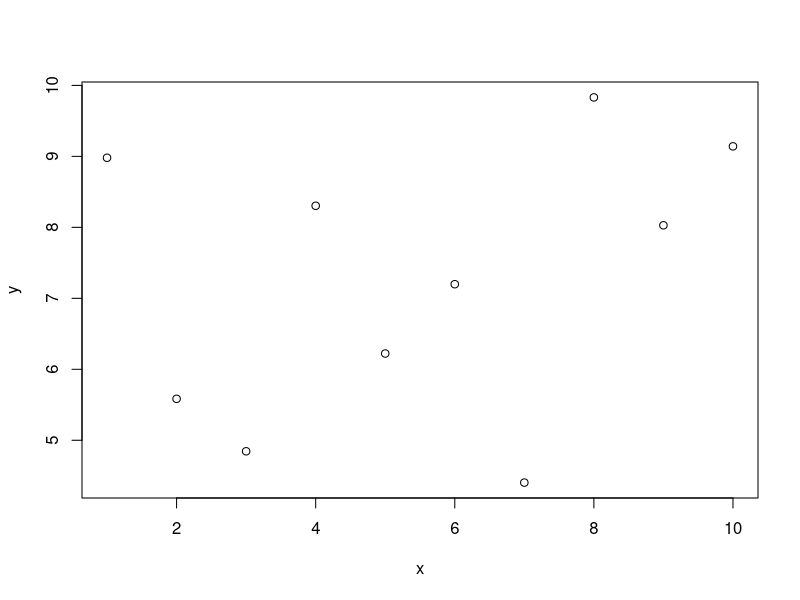
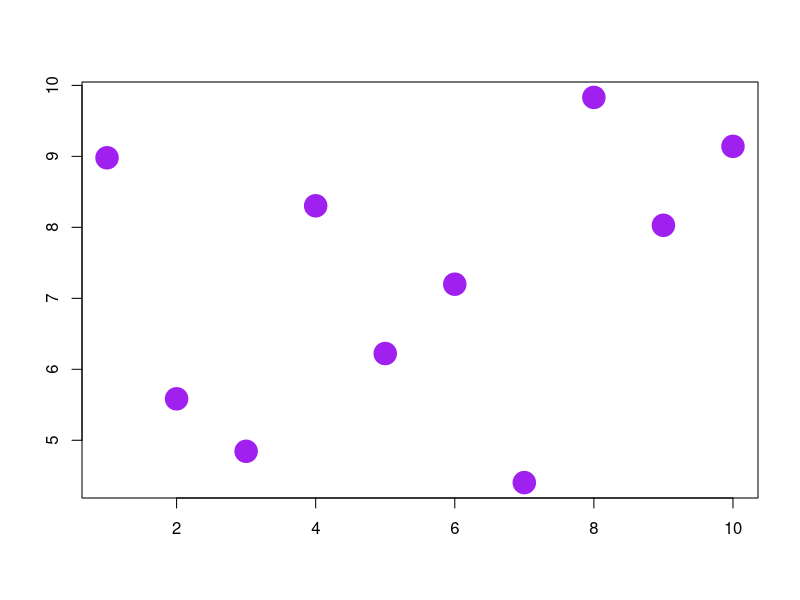
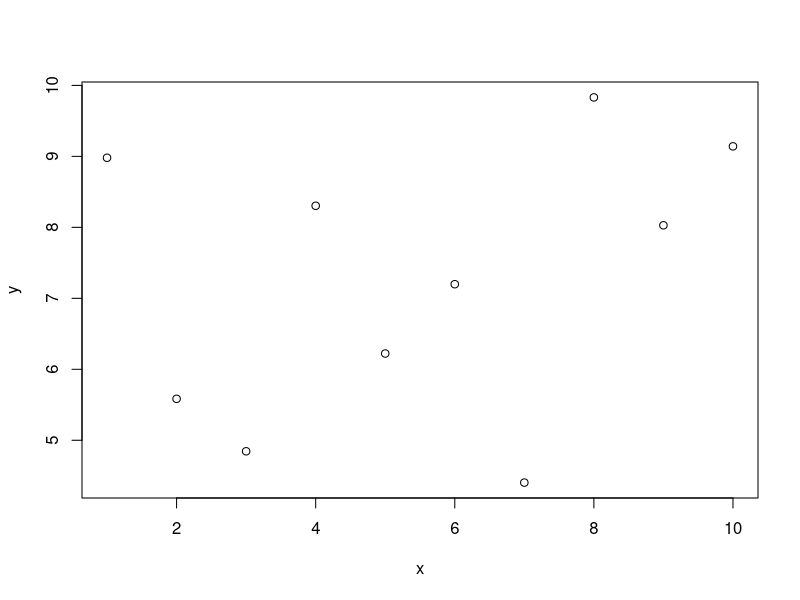
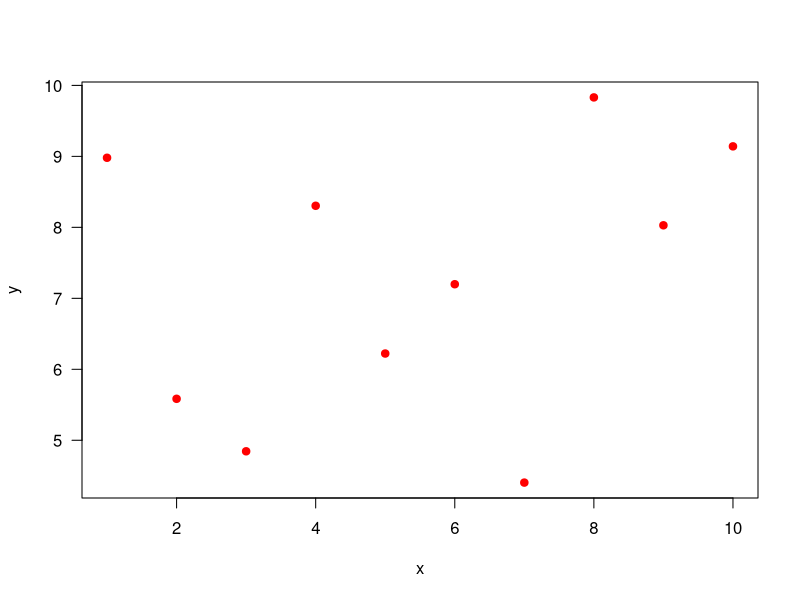
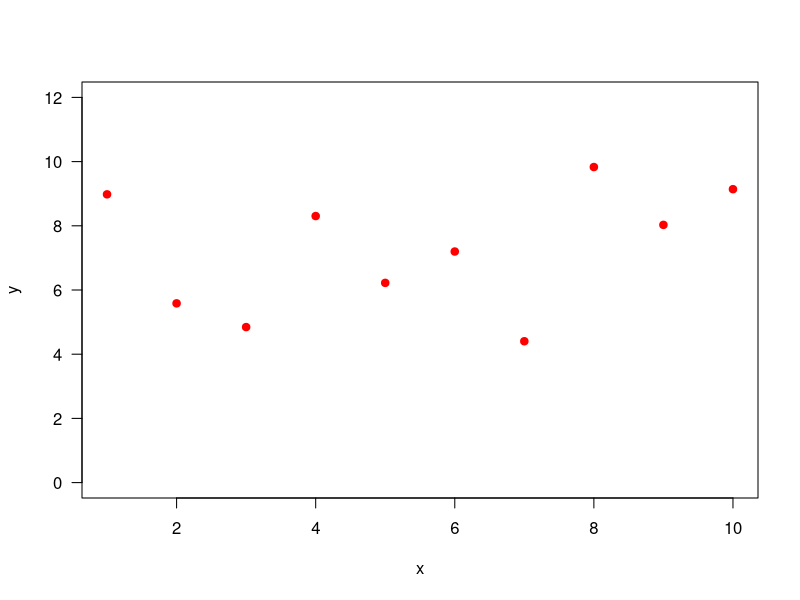
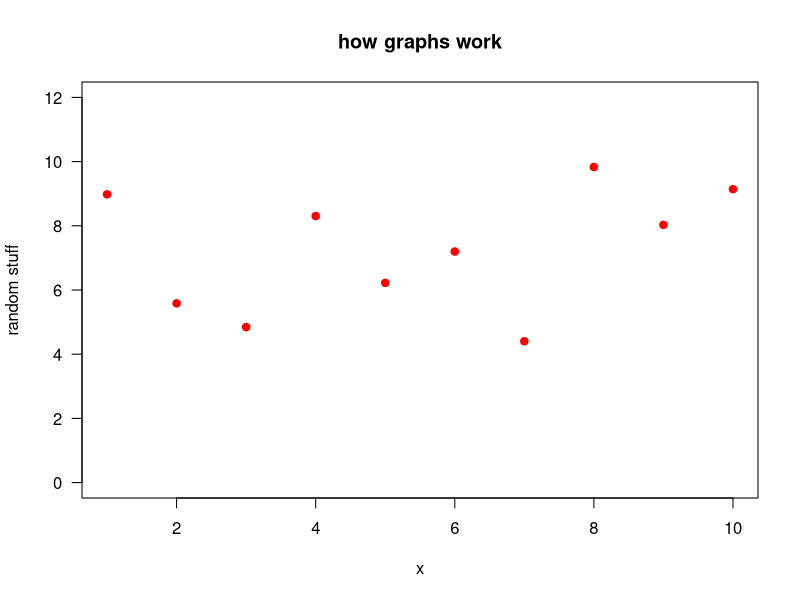
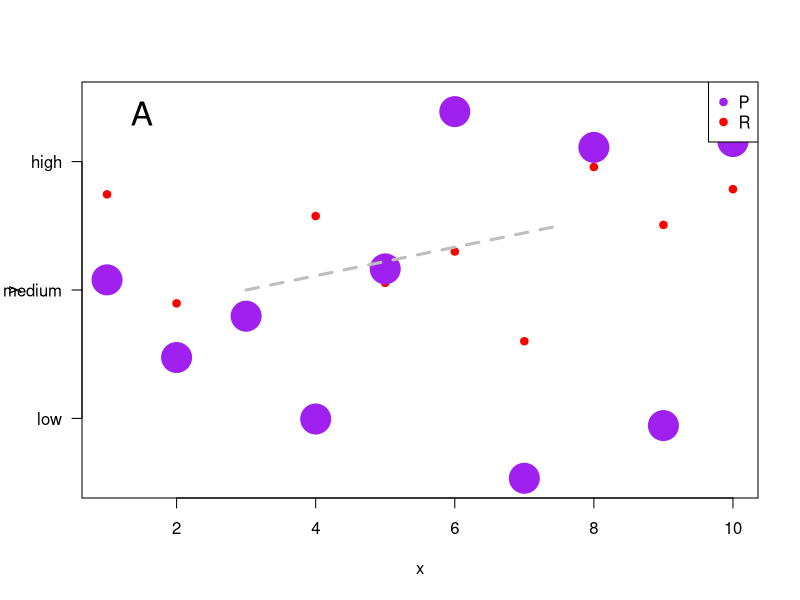
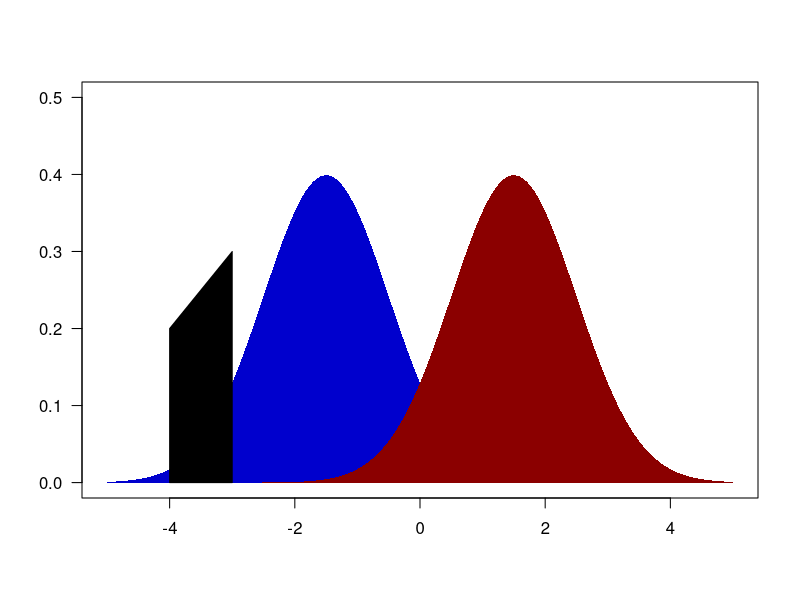

Source code (R) for these figures, in order:
#
#
# several graphing scripts
# 1) dot plot from scratch
# 2) use polygon()
# 3) multipanel using par(fig())
# 4) strip chart from scratch
# 
#

# ------------------------------------------------------------------------------
# --- 1) dot plot from scratch -----
# Building a graph from scratch
# To show how R allows you to customise your graphs


# --- SIMULATE DATA ---
# vector for the x values: 
# the () around x <- c(1:10) makes R show the output
(x <- c(1:10))

# a set of 10 random numbers between 3 and 10 
(y <- runif(10, 3,10))

# --- start plotting -------
# lets plot this 
plot(x,y)


# what does R really do?
# ADVANCED: trick to get the min and max values for the x and y axis
xlim <- range(x)
ylim <- range(y)

diff(xlim)

# plot an empty plot
plot(NA,  ylim = ylim, xlim = xlim, xlab = "", ylab = "", xaxt = "n", yaxt = "n", bty = "n")  # 

# draw linea round the plotting are (set by the xlim and ylim as defined above)
box()


# R basically provides you with a frame to draw on
# let's draw the same points as in the plot(x,y)
points(x,y)

# add a single point
points(x, y, pch = 19, col = "purple", cex = 3)

# add axis
axis(1) ; axis(2)
# hopefully this gives you an idea about the moudaliry of an R plot.
# many of the different components can be customised
# in the next section I show how you can do some fun changes to your plot
# to make it much better than the standard version


# --- MAKING THE GRAPH ---
# lets use plot and take control over the plotting
plot(x,y)

# how can we manipulate this?
# use ? to see what the plot function has to offer
?plot
# for many tweaks such as line and symbol types, check
?par

# I dislike the orientation of the y labes, change to horizontal (las = 1)
# also, like the circle to be filled (pch = 19) and red (col = red)
plot(x, y, las = 1, pch = 19, col = "red")

# R by default determines the sizes of the axis, but we can set this
# y axis is too short ylim = c(0, 12)
plot(x,y, las = 1, pch = 19, ylim = c(0,12), col = "red")

# don't like the y label, use ylab = (or xlab for the x-axis, main for the main title)
plot(x,y, las = 1, pch = 19, ylim = c(0, 12), col = "red", ylab= "random stuff", main="how graphs work")


#to many tickmarks for my taste. R lets you suppress any axis (xaxt = "n" for xor yaxt for y) and determines yourself 
# how you like it using axis() 
plot(x, y, las = 1, pch = 19, ylim = c(0, 12), col = "red", yaxt = "n")
# ok, axis ticks and labels gone
# let's make my own. First argument gives which axis you want: 1 = x, 2=y,3 top, 4 right side
axis(2,c(2,6, 10), labels = c("low","medium","high"), las = 1)

# lets add some more data
y2 <- runif(10, 0,12)
# make sure this still falls with the range as set by ylim!!!
# lets plot y2 againts x (make sure this has the same number of entries (use length()))
# and make them nice and big (use lwd) 
points(x, y2, pch = 19, col = "purple", cex = 4)

# we can add a line wherever we'd like
lines(c(3, 7.5), c(6, 8), col= "grey", lwd = 3, lty = "dashed")

# this is panel A, so we like to have an A in the left top. at coordinates 1.5, 11.5
# but pretty big! (use cex (1 is standard))
text(1.5, 11.5, "A", cex = 2)

# add a rather random legend (just to show how it works)
legend("topright", c("P", "R"), pch = c(19, 19), col = c("purple", "red"))

# ------------------------------------------------------------------------------
# --- 2) use polygon() ----

# --- function to draw a gaussian curve ---
gaussian <- function(x, offset) {
	1/sqrt(2 * pi) * exp(-0.5 * (x-offset) ^ 2)
	}
# --- end of function declaration ---
	
# --- variables for the figure	
x <- seq(-5, 5, 0.01)					# sequence of x values
colours <- c("#0000CD", "#8B0000")		# colours
alpha <- c("FF")						# transparency
lwd  <- 2.3								# thickness of line
xlim <- c(-5, 5)							# range for x-axis
ylim <- c(0, 0.5)						# range for y-axis

# postition of the mean of the gaussians
offset <- c(-1.5, 1.5)

# --- start the plotting routine ----
plot(NA, ylim = ylim, xlim = xlim,  xlab="",ylab="", type = "l", lwd = lwd, col = paste(colours[1], alpha, sep =""), las = 1)

# first gaussian
polygon(c(x[1], x, x[length(x)]), c(0, gaussian(x, offset[1]), 0), col = paste(colours[1], alpha, sep = ""), border = NA)

# second gaussian
polygon(c(x[1], x, x[length(x)]),c(0, gaussian(x, offset[2]), 0), col = paste(colours[2], alpha, sep = ""), border = NA)


# lets add a point object to the figure
polygon(c(rep(-4, 2), rep(-3, 2)), c(0, 0.2, 0.3, 0), col = "black")
# --- end of code ----


# ------------------------------------------------------------------------------
# --- 3) multipanels -------
# example to show plot area 
# show use of multi panel
#
#

dims <- c(5, 8)
col.t <- c("blue", "red")

# ------------------------------------------------------------------------------
# NOTE: once you define the par(), R remembers this
# so if you make a multipanel with different
# number of rows for example, you got to set it back to
# par(mfrow = c(1,1)) to get the standard 'one plot'

pdf("general.layout2b.pdf", width = dims[1], height = dims[2] )
par(mar = c(4, 4, 3, 2), oma = c(3, 3, 3, 3))
y <- x <- c(1:10)
xlim.t <- range(x)
ylim.t <- range(y)
#plot(NA, xlim = xlim.t, ylim = ylim.t, ylab = "", xlab = "", xaxt = "n", yaxt = "n")
plot(NA, xlim = xlim.t, ylim = ylim.t)

text((0.5 * xlim.t[2]), (0.5 * ylim.t[2]), "PLOT AREA")

mtext("PLOT MARGIN (mar = c(4, 4, 3, 2))", side = 3, line = 1, col = col.t[1])
box("figure", col = col.t[1])
mtext("l = 0", side = 3, line = 0, col = col.t[1], adj = 1)
mtext("l = 1", side = 3, line = 1, col = col.t[1], adj = 1)
mtext("l = 2", side = 3, line = 2, col = col.t[1], adj = 1)
#mtext("l = 3", side = 3, line = 3, col = col.t[1], adj = 1)

mtext("OUTER MARGIN (oma = c(3, 3, 3, 3))", side = 1, line = 1, col = col.t[2], outer = TRUE)
box("outer", col = col.t[2])
mtext("l = 0", side = 1, line = 0, col = col.t[2], adj = 1, outer = TRUE)
mtext("l = 1", side = 1, line = 1, col = col.t[2], adj = 1,outer = TRUE)
mtext("l = 2", side = 1, line = 2, col = col.t[2], adj = 1, outer = TRUE)
#mtext("l = 3", side = 1, line = 2.5, col = col.t[2], adj = 1, outer = TRUE)
box("outer", col = col.t[2])
dev.off()



# ------------------------------------------------------------------------------
# --- multiple panels ---


# two rows, one column
par(mfcol = c(2,1))

par(oma = c(3, 3, 3, 3))

# first plot
par(mar = c(3, 3, 3, 3))
plot(NA, xlim = xlim.t, ylim = ylim.t, ylab = "", xlab = "", xaxt = "n", yaxt = "n")
text((0.5 * xlim.t[2]), (0.5 * ylim.t[2]), "PLOT 1")
box("figure", col = col.t[1])
mtext("PLOT 1 MARGIN (mar = c(3, 3, 3, 3))", side = 3, line = 1, col = col.t[1])


# plot 2
par(mar = c(2, 1.5, 4, 0))
plot(NA, xlim = xlim.t, ylim = ylim.t, ylab = "", xlab = "", xaxt = "n", yaxt = "n")
text((0.5 * xlim.t[2]), (0.5 * ylim.t[2]), "PLOT 2")
box("figure", col = col.t[1])
box("outer", col = col.t[2])
mtext("PLOT 2 MARGIN (mar = c(2, 1.5, 4, 0))", side = 3, line = 1, col = col.t[1])

#
mtext("OUTER MARGIN (oma = c(3, 3, 3, 3))", side = 3, line = 1, col = col.t[2], outer = TRUE)

# --- multipanel using par(fig()) -----

# fig() takes coordinates of the corners of the plotting region (mar)
# relative to the whole plotting region (oma)
# fig  takes c(x1, x2, y1, y2)

# quartz()
par(oma = c(1, 1, 1, 1))

par(fig = c(0, 0.5, 0, 1), mar = c(3, 3, 3, 3), xpd = NA)
plot(NA, xlim = xlim.t, ylim = ylim.t, ylab = "", xlab = "", xaxt = "n", yaxt = "n")
text((0.5 * xlim.t[2]), (0.5 * ylim.t[2]), "PLOT 1")
box("figure", col = col.t[1])
mtext("PLOT 1 MARGIN (mar = c(3, 3, 3, 3))", side = 3, line = 1, col = col.t[1])

par(new = TRUE, fig = c(0.5, 1, 0, 0.5))
plot(NA, xlim = xlim.t, ylim = ylim.t, ylab = "", xlab = "", xaxt = "n", yaxt = "n")
text((0.5 * xlim.t[2]), (0.5 * ylim.t[2]), "PLOT 2")
box("figure", col = col.t[1])
box("outer", col = col.t[2])


par(new = TRUE, fig = c(0.55, 0.95, 0.6, 0.95), mar = c(1, 2, 1, 1))
plot(NA, xlim = xlim.t, ylim = ylim.t, ylab = "", xlab = "", xaxt = "n", yaxt = "n")
text((0.5 * xlim.t[2]), (0.5 * ylim.t[2]), "PLOT 3")
box("figure", col = col.t[1])
box("outer", col = col.t[2])


mtext("OUTER MARGIN (oma = c(1, 1, 1, 1))", side = 3, line = 0, col = col.t[2], outer = TRUE)
# ------------------------------------------------------------------------------


# ------------------------------------------------------------------------------
# --- 4) a strip chart from scratch 

# make some data
y <- runif(10, 2, 10)
gr.t <- c("A", "B") # group names
groups <- rep(gr.t, 5)

d <- data.frame(cbind(groups, y))
d$y <- as.numeric(d$y)
ylim.t <- range(y)
xlim.t <- c(0.5, 2.5)
           

col.t <- c("red", "green")  # colours for each group
wdth.l <- 0.075 # width of the line of the mean of each group
jitter.t <- 2   # amount of jitter on the x axis

plot(NA, xlim = xlim.t, ylim = ylim.t, xaxt = 'n', las = 1)
axis(1,  c(1,2), gr.t)  # make a news x axis and add the two groups as labels
for(i in 1:2){
  #i <- 2
  points(jitter( rep(i, length(d$groups[d$groups == gr.t[i]]) ), jitter.t) , d$y[d$groups == gr.t[i]], pch = 16, col =  col.t[i])
  lines( c((i - wdth.l), (i + wdth.l)), rep( mean(d$y[d$groups == gr.t[i]]), 2) )
}
